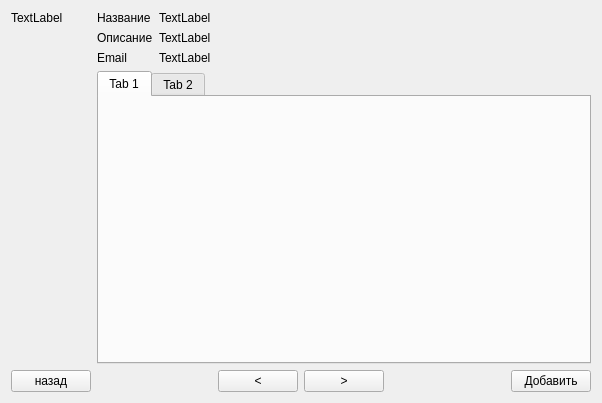
<?xml version="1.0" encoding="UTF-8"?>
<ui version="4.0">
 <class>orders</class>
 <widget class="QWidget" name="orders">
  <property name="geometry">
   <rect>
    <x>0</x>
    <y>0</y>
    <width>602</width>
    <height>403</height>
   </rect>
  </property>
  <property name="windowTitle">
   <string>Заказы</string>
  </property>
  <layout class="QHBoxLayout" name="horizontalLayout" stretch="0,0">
   <property name="sizeConstraint">
    <enum>QLayout::SetDefaultConstraint</enum>
   </property>
   <item>
    <layout class="QVBoxLayout" name="verticalLayout_2">
     <item>
      <widget class="QLabel" name="label">
       <property name="text">
        <string>TextLabel</string>
       </property>
      </widget>
     </item>
     <item>
      <spacer name="verticalSpacer">
       <property name="orientation">
        <enum>Qt::Vertical</enum>
       </property>
       <property name="sizeHint" stdset="0">
        <size>
         <width>20</width>
         <height>40</height>
        </size>
       </property>
      </spacer>
     </item>
     <item>
      <widget class="QPushButton" name="back_btn">
       <property name="text">
        <string>назад</string>
       </property>
      </widget>
     </item>
    </layout>
   </item>
   <item>
    <layout class="QVBoxLayout" name="verticalLayout">
     <item>
      <layout class="QFormLayout" name="formLayout">
       <item row="2" column="0">
        <widget class="QLabel" name="label_2">
         <property name="text">
          <string>Email</string>
         </property>
        </widget>
       </item>
       <item row="2" column="1">
        <widget class="QLabel" name="email">
         <property name="text">
          <string>TextLabel</string>
         </property>
        </widget>
       </item>
       <item row="1" column="0">
        <widget class="QLabel" name="label_5">
         <property name="text">
          <string>Описание</string>
         </property>
        </widget>
       </item>
       <item row="1" column="1">
        <widget class="QLabel" name="description">
         <property name="text">
          <string>TextLabel</string>
         </property>
         <property name="wordWrap">
          <bool>true</bool>
         </property>
        </widget>
       </item>
       <item row="0" column="0">
        <widget class="QLabel" name="label_6">
         <property name="text">
          <string>Название</string>
         </property>
        </widget>
       </item>
       <item row="0" column="1">
        <widget class="QLabel" name="company_name">
         <property name="text">
          <string>TextLabel</string>
         </property>
        </widget>
       </item>
      </layout>
     </item>
     <item>
      <widget class="QTabWidget" name="tabWidget">
       <property name="sizePolicy">
        <sizepolicy hsizetype="Preferred" vsizetype="Expanding">
         <horstretch>0</horstretch>
         <verstretch>0</verstretch>
        </sizepolicy>
       </property>
       <property name="currentIndex">
        <number>0</number>
       </property>
       <widget class="QWidget" name="tab">
        <attribute name="title">
         <string>Tab 1</string>
        </attribute>
       </widget>
       <widget class="QWidget" name="tab_2">
        <attribute name="title">
         <string>Tab 2</string>
        </attribute>
       </widget>
      </widget>
     </item>
     <item>
      <layout class="QHBoxLayout" name="horizontalLayout_2">
       <item>
        <spacer name="horizontalSpacer_2">
         <property name="orientation">
          <enum>Qt::Horizontal</enum>
         </property>
         <property name="sizeHint" stdset="0">
          <size>
           <width>40</width>
           <height>20</height>
          </size>
         </property>
        </spacer>
       </item>
       <item>
        <widget class="QPushButton" name="prev_btn">
         <property name="text">
          <string>&lt;</string>
         </property>
        </widget>
       </item>
       <item>
        <widget class="QPushButton" name="next_btn">
         <property name="text">
          <string>&gt;</string>
         </property>
        </widget>
       </item>
       <item>
        <spacer name="horizontalSpacer">
         <property name="orientation">
          <enum>Qt::Horizontal</enum>
         </property>
         <property name="sizeHint" stdset="0">
          <size>
           <width>40</width>
           <height>20</height>
          </size>
         </property>
        </spacer>
       </item>
       <item>
        <widget class="QPushButton" name="add_btn">
         <property name="text">
          <string>Добавить</string>
         </property>
        </widget>
       </item>
      </layout>
     </item>
    </layout>
   </item>
  </layout>
 </widget>
 <resources/>
 <connections/>
</ui>
